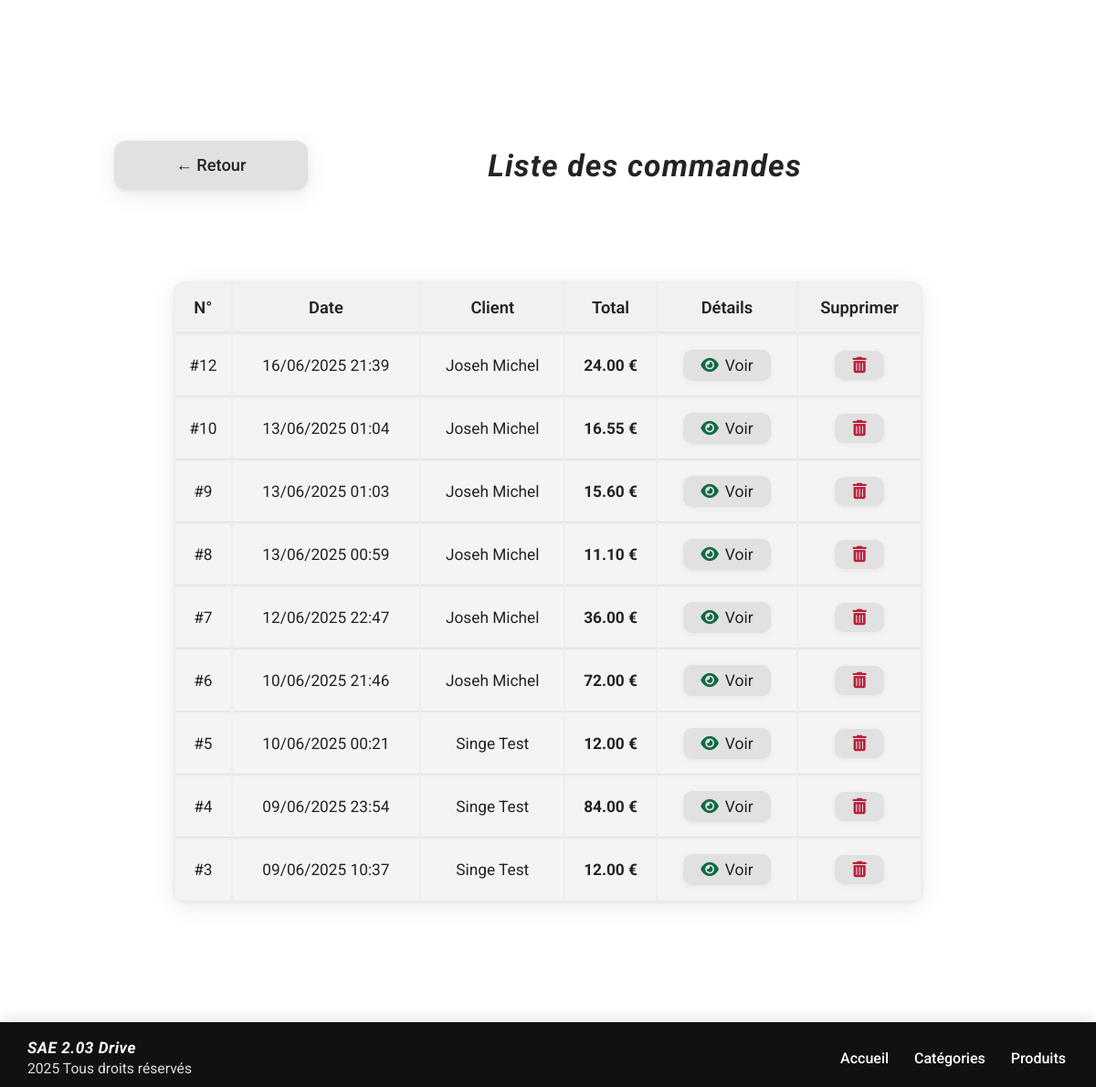
Page /commandes/ on the committed database.
### app1/models.py (models this page shows, shortened)
class Commande(models.Model):
    numero_commande = models.AutoField(primary_key=True)
    client = models.ForeignKey(Client, on_delete=models.CASCADE, related_name='commandes')
    date = models.DateTimeField(auto_now_add=True)
    def cout_total(self):
        return sum([ligne.produit.prix * ligne.quantite for ligne in self.lignes.all()])

class Client(models.Model):
    numero_client = models.AutoField(primary_key=True)
    nom = models.CharField(max_length=200)
    prenom = models.CharField(max_length=200)
    email = models.EmailField(unique=True)
    date_inscription = models.DateField(auto_now_add=True)
    adresse = models.TextField()

class LigneCommande(models.Model):
    commande = models.ForeignKey(Commande, related_name='lignes', on_delete=models.CASCADE)
    produit = models.ForeignKey(Produit, on_delete=models.CASCADE)
    quantite = models.PositiveIntegerField()
    class Meta:
        unique_together = ('commande', 'produit')

class Produit(models.Model):
    nom = models.CharField(max_length=200)
    date_peremption = models.DateField()
    photo = models.ImageField(upload_to='photos_produits/', blank=True, null=True)
    marque = models.CharField(max_length=100, blank=True, null=True)
    prix = models.DecimalField(max_digits=8, decimal_places=2)
    categorie = models.ForeignKey(Categorie, on_delete=models.CASCADE, related_name='produits')

### app1/views.py (the view)
# urls.py: path('commandes/', views.commande_list, name='commande-list'),
def commande_list(request):
    commandes = Commande.objects.select_related('client').prefetch_related('lignes__produit').order_by('-date')
    return render(request, 'app1/commande_list.html', {
        "commandes": commandes
    })

### app1/templates/app1/commande_list.html (shortened to what this page needs)
{% extends "app1/gabarit.html" %}
{% load static %}
{% block extra_head %}
  <link rel="stylesheet" href="{% static 'app1/commandes.css' %}">
  <link rel="stylesheet" href="https://cdnjs.cloudflare.com/ajax/libs/font-awesome/6.5.0/css/all.min.css">
  <link rel="stylesheet" href="{% static 'app1/panier.css' %}">
{% endblock %}
{% block content %}
  <div class="panier-banner" style="margin-bottom:30px;">
    <a href="{% url 'categorie-grid' %}" class="banner-btn retour-btn">
      &#8592; Retour
    </a>
    <span class="panier-title">Liste des commandes</span>
  </div>
  <div class="recap-wrapper" style="max-width:820px;">
    {% if commandes %}
      <table class="commandes-table">
        <thead>
          <tr>
            <th>N°</th>
            <th>Date</th>
            <th>Client</th>
            <th>Total</th>
            <th>Détails</th>
            <th>Supprimer</th>
          </tr>
        </thead>
        <tbody>
        {% for commande in commandes %}
          <tr>
            <td>#{{ commande.numero_commande }}</td>
            <td>{{ commande.date|date:"d/m/Y H:i" }}</td>
            <td>{{ commande.client.prenom }} {{ commande.client.nom }}</td>
            <td><b>{{ commande.cout_total|floatformat:2 }} €</b></td>
            <td>
              <a href="{% url 'commande-confirmation' commande.pk %}" class="btn-action voir-btn" title="Afficher la commande">
                <i class="fa-solid fa-eye"></i> Voir
              </a>
            </td>
            <td>
              <form action="{% url 'commande-delete' commande.pk %}" method="post" style="display:inline;">
                <button type="submit" class="btn-action supprimer-btn" title="Supprimer" onclick="return confirm('Confirmer la suppression ?');">
                  <i class="fa-solid fa-trash-can"></i>
                </button>
              </form>
            </td>
          </tr>
        {% endfor %}
        </tbody>
      </table>
    {% else %}
      <div class="empty-panier">Aucune commande pour le moment.</div>
    {% endif %}
  </div>
{% endblock %}

### app1/static/app1/footer.css (style rules this page uses)
html, body { height: 100%; min-height: 100vh; margin: 0; padding: 0; font-family: 'Roboto', Arial, sans-serif; box-sizing: border-box; }
body { display: flex; flex-direction: column; min-height: 100vh; }

### app1/static/app1/commandes.css (style rules this page uses)
:root { --gray-card: #eeeeee; --gray-table-head: #f1f1f1; --btn-radius: 13px; --shadow: 0 6px 24px rgba(52,60,80,0.10), 0 1.5px 4px rgba(88,100,120,0.08); --green-gradient: linear-gradient(135deg, #106b42 0%, #16b06a 100%); --green-gradient-hover: linear-gradient(135deg, #0e5432 0%, #149253 100%); }
body { background: #fff; font-family: 'Roboto', Arial, sans-serif; color: #232323; margin: 0; padding: 0; }
.recap-wrapper { max-width: 820px; margin: 52px auto 44px auto; padding: 32px 20px 40px 20px; background: #fff; border-radius: 15px; }
.commandes-table { width: 100%; border-radius: 13px; box-shadow: var(--shadow); border-collapse: separate; background: var(--gray-card); overflow: hidden; font-size: 1.08rem; }
.commandes-table th, .commandes-table td { text-align: center; padding: 16px 8px; }
.commandes-table th { background: var(--gray-table-head); color: #232323; font-weight: 600; border-bottom: 2px solid #cccccc44; font-size: 1.06em; }
.commandes-table tbody td { background: #f4f4f4; }
.commandes-table tr:not(:last-child) td { border-bottom: 1px solid #e0e0e0; }
.btn-action { display: inline-flex; align-items: center; justify-content: center; font-size: 1.01em; border: none; border-radius: 10px; padding: 7px 19px; background: #e1e1e1; color: #232323; margin: 0 2px; cursor: pointer; text-decoration: none; box-shadow: 0 1.5px 5px #b5b5b530; transition: background .15s, transform .12s, color .13s; gap: 7px; }
.btn-action .fa-eye { color: #106b42; }
.btn-action .fa-trash-can { color: #ba203b; }

### app1/static/app1/panier.css (style rules this page uses)
:root { --gray-card: #eeeeee; --gray-table-head: #f1f1f1; --btn-radius: 13px; --shadow: 0 6px 24px rgba(52,60,80,0.10), 0 1.5px 4px rgba(88,100,120,0.09); --main-wrap-width: 950px; }
body { background: #fff; font-family: 'Roboto', Arial, sans-serif; color: #232323; margin: 0; padding: 0; }
.panier-banner { display: flex; justify-content: space-between; align-items: center; max-width: var(--main-wrap-width); margin: 154px auto 0 auto; padding: 0 8px 16px 8px; }
.panier-title { font-size: 2.1rem; font-weight: bold; letter-spacing: 1.2px; font-style: italic; color: #232323; }
.retour-btn, .banner-btn { display: inline-flex; align-items: center; justify-content: center; background: #e1e1e1; color: #232323; border: none; border-radius: var(--btn-radius); padding: 0 36px; height: 54px; min-width: 140px; font-size: 1.14rem; font-family: 'Roboto', Arial, sans-serif; font-weight: 500; box-shadow: var(--shadow); text-decoration: none; cursor: pointer; transition: background .16s, color .14s, transform .12s, box-shadow .16s; gap: 10px; }

### rows in the picture
Commande: numero_commande "12", date "16/06/2025 21:39", client.prenom "Joseh", client.nom "Michel", cout_total "24.00"
Commande: numero_commande "10", date "13/06/2025 01:04", client.prenom "Joseh", client.nom "Michel", cout_total "16.55"
Commande: numero_commande "9", date "13/06/2025 01:03", client.prenom "Joseh", client.nom "Michel", cout_total "15.60"
Commande: numero_commande "8", date "13/06/2025 00:59", client.prenom "Joseh", client.nom "Michel", cout_total "11.10"
Commande: numero_commande "7", date "12/06/2025 22:47", client.prenom "Joseh", client.nom "Michel", cout_total "36.00"
Commande: numero_commande "6", date "10/06/2025 21:46", client.prenom "Joseh", client.nom "Michel", cout_total "72.00"
Commande: numero_commande "5", date "10/06/2025 00:21", client.prenom "Singe", client.nom "Test", cout_total "12.00"
Commande: numero_commande "4", date "09/06/2025 23:54", client.prenom "Singe", client.nom "Test", cout_total "84.00"
Commande: numero_commande "3", date "09/06/2025 10:37", client.prenom "Singe", client.nom "Test", cout_total "12.00"
